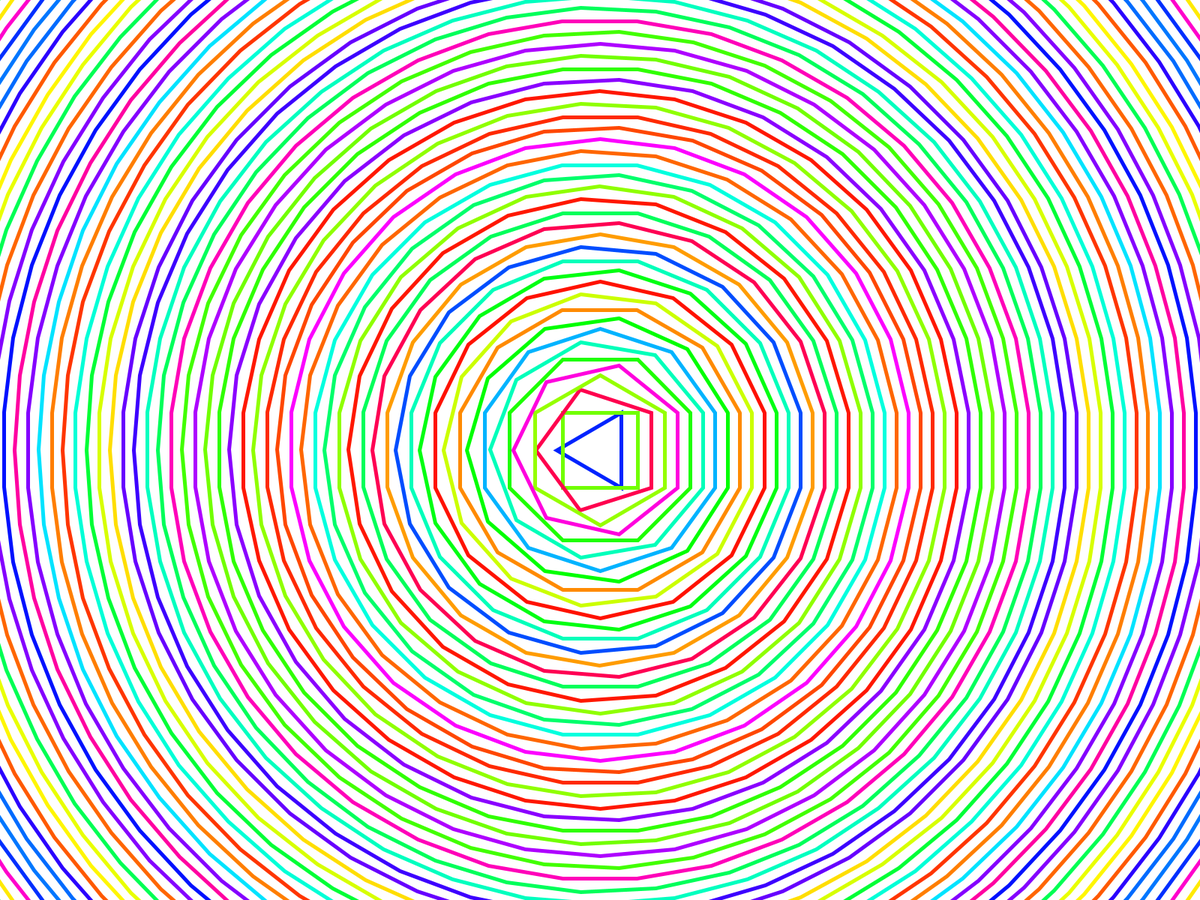
Frame 1 (no input)
Frame 60 (the mouse pressed at the canvas centre just before this capture): identical to frame 1, image omitted
Frame 120 (the mouse held since frame 60 and released just before this capture): identical to frame 1, image omitted

The Processing sketch that drew this single still picture (run headless with seeded random() and noise(); from frame 60 on, the mouse is pressed at the canvas centre):

// Processing sketch: Navjot_gif
// ── Navjot_gif.pde
float len=100;
int num=67;
ArrayList<Polygon> polygons=new ArrayList<Polygon>();
PVector Center=new PVector();
void setup()
{
  //size(400,400);
  fullScreen();
  background(0);
  Center.set(new PVector(width/2, height/2));
  for (int i=3; i<num+3; i++)
  {
    Polygon P=new Polygon(Center, len, i);
    polygons.add(P);
  }
}
void draw()
{
  background(255);
  for (Polygon P : polygons)
  {
    P.show();
  }
}

// ── Polygon.pde
class Polygon
{
  PVector center;
  float len;
  int Sides;
  ArrayList<PVector> points=new ArrayList<PVector>();
  color col;
  PVector Now;
  
  Polygon(PVector P, float len_, int sides)
  {
    Sides=sides;
    center=new PVector();
    center.set(P);
    len=len_;
    make_points();
  }
  void make_points()
  {
    float theta=(2.0*PI)/((float)Sides);
    float r=len/2;
    r=r/sin(theta/2);
    float t=-theta/2.0;
    for (int i=0; i<Sides; i++)
    {
      points.add(new PVector(center.x+r*cos(t), center.y+r*sin(t)));
      t+=theta;
    }
    colorMode(HSB);
    col=color(floor(random(255)),255,255);
  }
  void show()
  {
    beginShape();
    colorMode(HSB);
    stroke(col);
    strokeWeight(5);
    noFill();
    for (PVector P : points)
    {
      vertex(P.x, P.y);
    }
    endShape(CLOSE);
  }
}
